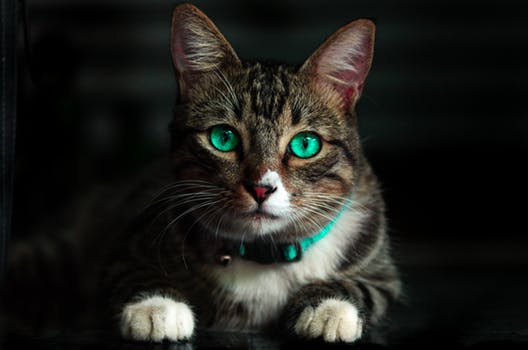
#> input picture cat.jpeg, 528 x 350 px
$ python crop.py --image cat.jpeg
#> lines starting #> are read from the running program, lines starting #| are printed output that depends on the picture
import argparse
import cv2

# fetching the arguments and save in dictionary
ap = argparse.ArgumentParser()
ap.add_argument("-i", "--image", required = True, help = "Enter path to the image")
args = vars(ap.parse_args())

# loading and converting the image into numpy array
image = cv2.imread(args["image"])
#> image is the input picture: shape (350, 528, 3); mean B, G, R 27.8, 31.9, 31.8
cv2.imshow("Original", image)
cv2.waitKey(0)

# crop the image
# start y 15: end y 222 , start x 150: endx 400
cropped = image[1:350, 100:400]    # start y 15: end y 222 , start x 150: endx 400
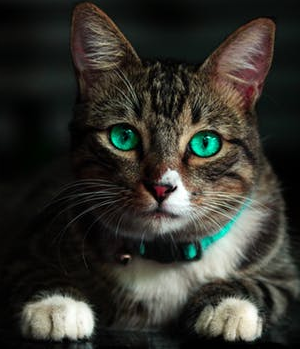
#> cropped: shape (349, 300, 3); mean B, G, R 44.9, 51.6, 52.2
cv2.imshow("Cropped", cropped)
cv2.waitKey(0)

$ run again, on presidents.jpg
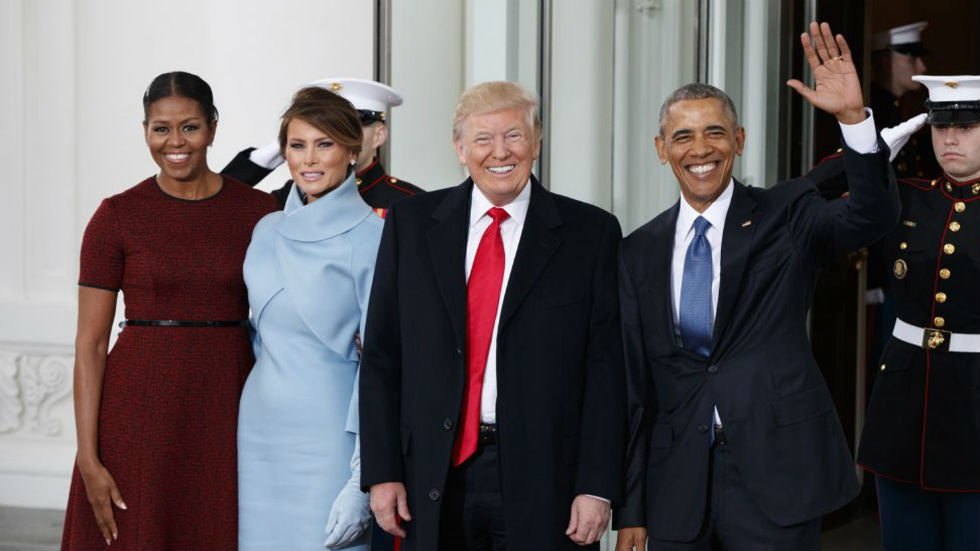
#> input picture presidents.jpg, 980 x 551 px
#> image is the input picture: shape (551, 980, 3); mean B, G, R 93.3, 90.8, 96.3
#> `cropped = image[1:350, 100:400]`:
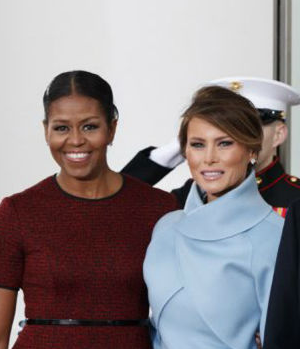
#> cropped: shape (349, 300, 3); mean B, G, R 134.7, 131.8, 141.2
